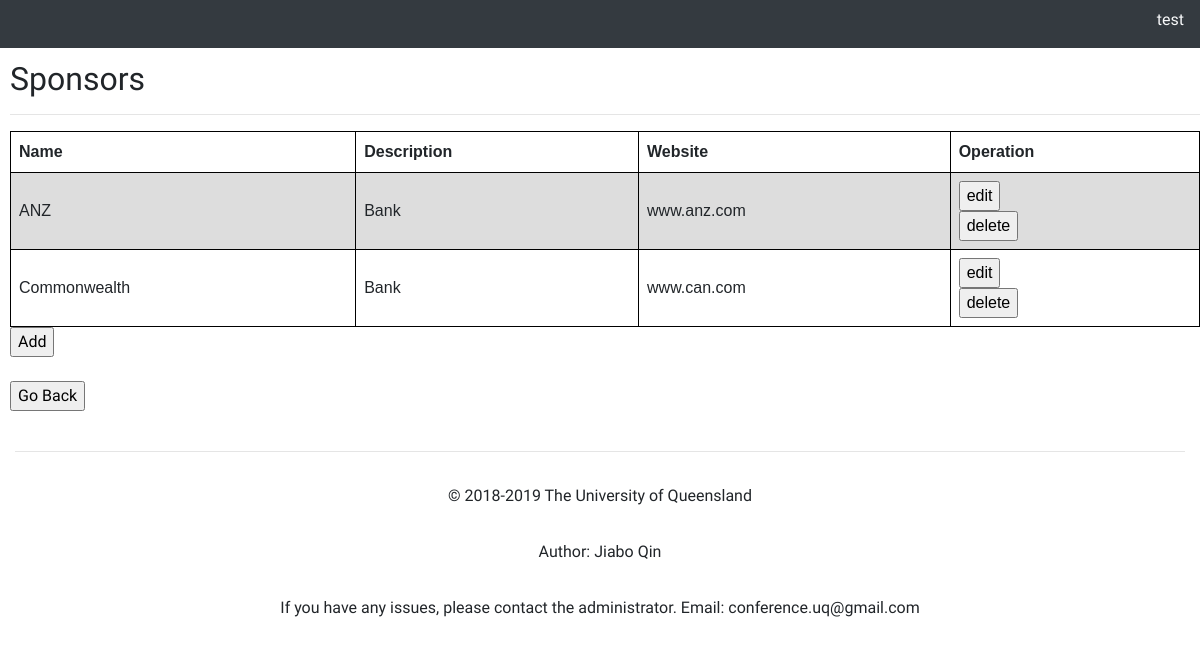
The page /uploading-2.0/sponsors_list.php (signed in) on the database its author committed.
### tables this page shows
CREATE TABLE `SPONSORS` (
  `Sponsors_ID` int(11) NOT NULL,
  `Con_ID` int(11) NOT NULL,
  `Sponsors_Name` varchar(100) NOT NULL,
  `Sponsors_Description` varchar(100) NOT NULL,
  `Sponsors_Website` varchar(100) NOT NULL
);

### uploading-2.0/sponsors_list.php (the view, shortened to what this page needs)
<!DOCTYPE HTML>
<html>
<head>
  <?php
  include('templates/header.php');
  include('templates/nav.php');
  $Admin_ID = $_SESSION['User_ID'];
  $sql = "SELECT * FROM SPONSORS WHERE Con_ID = '$Admin_ID'";
  $result = mysqli_query($conn, $sql);
  echo "<div style='margin-top:5%; margin-left:10px'>";
  echo "<h2>Sponsors</h2>";
  echo "<hr />";
  if (mysqli_num_rows($result) > 0) {
      echo '<table>
      <tr>
        <th>Name</th>
        <th>Description</th>
        <th>Website</th>
        <th>Operation</th>
      </tr>';
      while($row = mysqli_fetch_assoc($result)) {
        $sch_ID = $row["Sponsors_ID"];
        echo '
          <tr>
            <td>'. $row["Sponsors_Name"]. '</td>
            <td>'. $row["Sponsors_Description"]. '</td>
            <td>'. $row["Sponsors_Website"]. '</td>
            <td>
            <form method="post" action="sponsors_edit.php">
            <input type="hidden" value='. $sch_ID .' placeholder="Title" name="ID">
            <input type="submit" name="submit" value="edit" />
            </form>
            <form method="post" action="sponsors_delete.php">
            <input type="hidden" value='. $sch_ID .' placeholder="Title" name="ID">
            <input type="submit" name="submit" value="delete" />
            </form>
            </td>
          </tr>';
        }
          echo '
        </table>
        <a href="sponsors_add.php"><input type="button" value="Add"></a>
        <br>
      ';
  } else {
      echo '0 results
      <br>
      <a href="sponsors_add.php"><input type="button" value="Add"></a><br>';
  }
  echo '<br><a href="main_page.php"><input type="button" value="Go Back" name="Add User"></a>';
  echo "</div>";
  include('templates/footer.php');
  ?>

### uploading-2.0/templates/nav.php (style rules this page uses)
body { margin: 0; font-family: Arial, Helvetica, sans-serif; }

### uploading-2.0/sponsors_list.php (style rules this page uses)
table { font-family: arial, sans-serif; border-collapse: collapse; width: 100%; }
td, th { border: 1px solid #000000; text-align: left; padding: 8px; }
tr:nth-child(even) { background-color: #dddddd; }

### rows shown on the page
sponsors: Sponsors_Name "ANZ", Sponsors_Description "Bank", Sponsors_Website "www.anz.com"
sponsors: Sponsors_Name "Commonwealth", Sponsors_Description "Bank", Sponsors_Website "www.can.com"

### other values the page prints
$_SESSION['Username'] "test"
